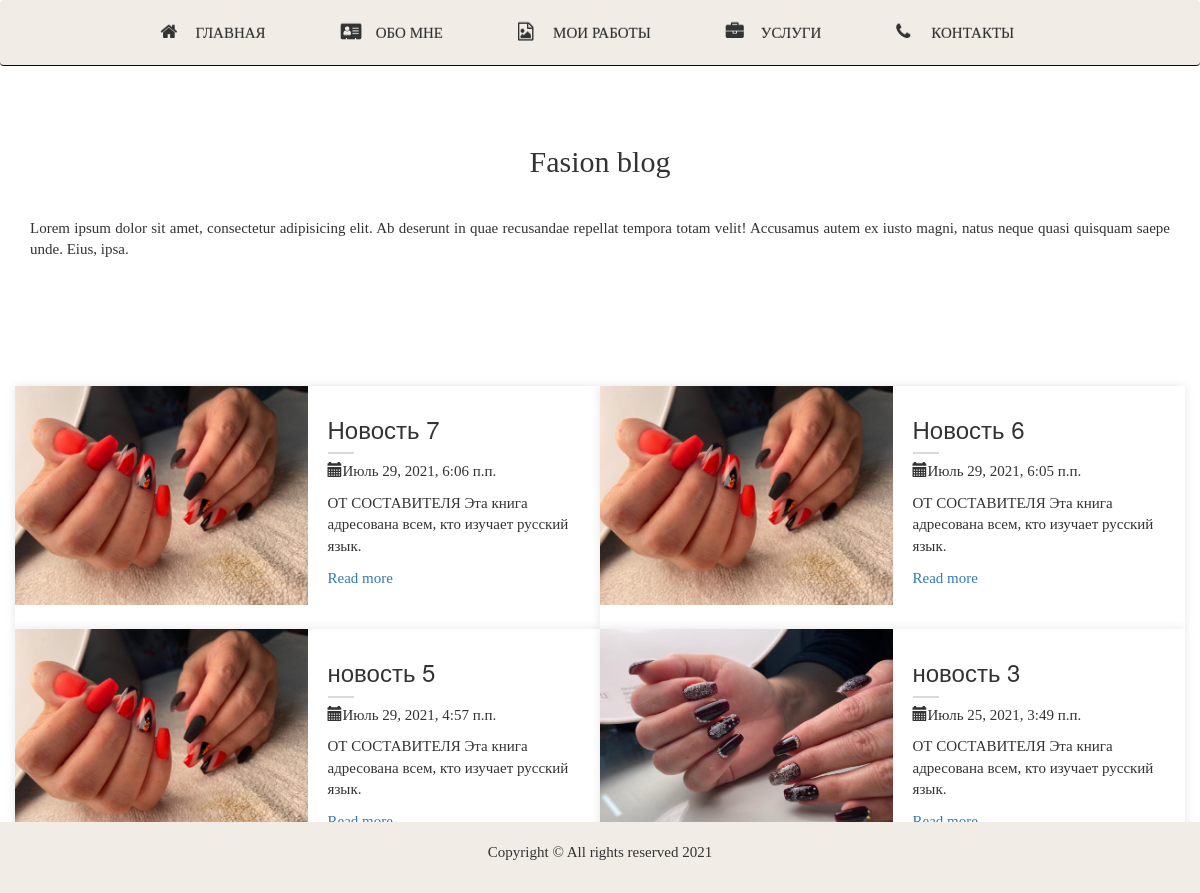
The page / on the database its author committed.
### sworkshop/models.py (models this page shows, shortened)
class News(models.Model):
    title = models.CharField(max_length=100, verbose_name='Заголовок')
    content = models.TextField(max_length=1500, blank=True, null=True, verbose_name='Описание')
    image = models.ImageField(upload_to='media/')
    link = models.CharField(max_length=1500, blank=True, null=True, verbose_name='Ссылка')
    published = models.DateTimeField(auto_now_add=True, db_index=True, verbose_name='Опубликовано')
    class Meta:
        verbose_name = ' Новости '
        verbose_name_plural = 'Новости'
        ordering = ['-published']

### sworkshop/views.py (the view)
# urls.py: path('', views.index, name='home'),
def index(request):
    news_list = News.objects.all()
    return render(request, 'sworkshop/index.html', {'news_list': news_list})

### sworkshop/templates/sworkshop/index.html (shortened to what this page needs)
{% extends 'sworkshop/layout.html'%}
{% block content %}
<div class="container">
        <div class="blog">
            <h2>Fasion blog</h2>
            <p>
                <span>Lorem ipsum dolor sit amet, consectetur adipisicing elit. Ab deserunt in quae recusandae repellat tempora totam velit! Accusamus autem ex iusto magni, natus neque quasi quisquam saepe unde. Eius, ipsa.</span>
            </p>
        </div>
        <div class="row row-margin-bottom">
            {% for news in news_list%}
            <div class="col-md-6">
                <div class="lib-panel">
                    <div class="row box-shadow">
                        <div class="col-lg-6 col-md-6 col-sm-4 col-xs-12">
                            <img class="lib-img-show" src="{{news.image.url}}">
                        </div>
                        <div class="col-md-6">
                            <div class="lib-row lib-header">
                                <h3>{{news.title}}</h3>
                                <div class="lib-header-seperator"></div>
                            </div>
                            <div class="lib-row lib-desc">
                                <p><span class="glyphicon glyphicon-calendar" aria-hidden="true"></span>{{news.published}}
                                </p>
                                <p>{{news.content}}</p>
                            </div>
                            <div class="lib-row lib-footer">
                                <a href="{{news.link}}"><span>Read more</span></a>
                            </div>
                        </div>
                    </div>
                </div>
            </div>
             {%endfor%}
        </div>
</div>
{% endblock %}

### sworkshop/templates/sworkshop/layout.html (shortened to what this page needs)
{%load static%}
<!doctype html>
<html lang="ru">
<head>
    <link rel="stylesheet" href="{%static 'sworkshop/css/font-awesome.css'%}">
    <link href="https://cdn.jsdelivr.net/npm/@fancyapps/ui/dist/fancybox.css" rel="stylesheet"/>
    <link rel="stylesheet" href="//netdna.bootstrapcdn.com/bootstrap/3.0.3/css/bootstrap.min.css">
    <link href="bootstrap-3.3.2/css/bootstrap.min.css" rel="stylesheet">
    <link href="//netdna.bootstrapcdn.com/bootstrap/3.2.0/css/bootstrap.min.css" rel="stylesheet" id="bootstrap-css">
    <link rel="stylesheet" href="fancybox/jquery.fancybox.css" type="text/css" media="screen"/>
    <link rel="stylesheet" href="{%static 'sworkshop/css/bootstrap-social.css'%}">
    <link rel="stylesheet" href="{%static 'sworkshop/css/bootstrap.css'%}">
    <link rel="stylesheet" href="//netdna.bootstrapcdn.com/bootstrap/3.0.3/css/bootstrap.min.css">
    <link rel="stylesheet" href="//netdna.bootstrapcdn.com/bootstrap/3.0.3/css/bootstrap-theme.min.css">
    <link rel="stylesheet" href="{%static 'sworkshop/css/stylesheet.css'%}">
    <link rel="stylesheet" href="fancybox/jquery.fancybox.css">
    <link rel="stylesheet" href="https://cdnjs.cloudflare.com/ajax/libs/fancybox/3.5.7/jquery.fancybox.css"
/>
    <link rel="stylesheet" href="https://cdnjs.cloudflare.com/ajax/libs/fancybox/3.5.7/jquery.fancybox.min.css"
/>
</head>
<body>
<header class="container">
    <nav class="navbar navbar-inverse navbar-fixed-top">
        <div class="container">
            <div class="collapse navbar-collapse" id="navbar-collapse">
                <ul class="nav navbar-nav">
                    <li>
                        <a href="{% url 'home'%}"><i class="fa fa-home"></i>Главная</a>
                    </li>
                    <li>
                        <a href="{% url 'about'%}"><i class="fa fa-address-card"></i>Обо мне</a>
                    </li>
                    <li>
                        <a href="{% url 'pictures'%}"><i class="fa fa-file-image-o"></i>Мои работы</a>
                    </li>
                    <li>
                        <a href="{% url 'services'%}"><i class="fa fa-briefcase"></i>Услуги</a>
                    </li>
                    <li>
                        <a href="{% url 'contacts'%}"><i class="fa fa-phone"></i>Контакты</a>
                    </li>
                </ul>
            </div>
        </div>
    </nav>
</header>
{%block content%}
{%endblock%}
<div class="container-fluid">
  <footer data-spy="affix" data-offset-bottom="0">
     <p>Copyright &copy; All rights reserved 2021</p>
  </footer>
</div>
</body>
</html>

### sworkshop/static/sworkshop/css/stylesheet.css (style rules this page uses)
p, span, i { font-family: cursive; font-size: 15px; }
header { margin-top: 20px; font-family: 'Dancing Script', cursive; }
.navbar { position: relative; min-height: 50px; margin-bottom: 20px; background: #f1ece6; border-box: none; }
.nav { padding-left: 0; margin-bottom: 0; list-style: none; background: #f1ece6; }
.nav > li { position: relative; display: block; }
.nav > li > a { position: relative; display: block; padding: 10px 15px; }
@media (min-width: 768px) { .navbar { border-radius: 4px; } }
.navbar-collapse { max-height: 340px; padding-right: 15px; padding-left: 15px; overflow-x: visible; background: #f1ece6; }
.navbar-fixed-top .navbar-collapse, .navbar-collapse { padding-right: 0; padding-left: 0; }
@media (min-width: 768px) { .container > .navbar-header, .container > .navbar-collapse { margin-right: 0; margin-left: 0; } }
.navbar-fixed-top { position: fixed; right: 0; left: 0; z-index: 1030; }
.navbar-fixed-top { top: 0; }
.navbar-nav { margin: 7.5px -15px; }
.navbar-nav > li > a { padding: 10px; line-height: 20px; }
@media (min-width: 768px) { .navbar-nav { display: block; position: relative; left: 11%; } }
@media (min-width: 768px) { .navbar-nav > li { float: left; } }
@media (min-width: 768px) { .navbar-nav > li > a { padding-top: 15px; padding-bottom: 15px; } }
.navbar-inverse .navbar-nav > li > a { color: #333333; }
.navbar-collapse> ul li a { display: block; background: #f1ece6; padding: 15px 55px 15px 55px; font-size: 15px; text-decoration: none; text-transform: uppercase; transition: all 0,3s ease; }
.navbar-collapse> ul li > a i.fa { position: absolute; left: 20px; font-size: 18px; }
.blog { margin: 125px 0; text-align: justify; }
.blog h2 { padding-bottom: 30px; font-family: cursive; text-align: center; }
.lib-panel img { width: 100%; background-color: transparent; }
.lib-panel .row, .lib-panel .col-md-6 { padding: 0; background-color: #FFFFFF; }
.lib-panel .lib-row { padding: 0 20px 0 20px; }
.lib-panel .lib-row.lib-header { background-color: #FFFFFF; font-size: 20px; padding: 10px 20px 0 20px; }
.lib-panel .lib-row.lib-header .lib-header-seperator { height: 2px; width: 26px; background-color: #d9d9d9; margin: 7px 0 7px 0; }
.lib-panel .lib-row.lib-desc { position: relative; display: block; font-size: 13px; }
.row-margin-bottom { margin-bottom: 20px; }
.box-shadow { -webkit-box-shadow: 0 0 10px 0 rgba(0,0,0,.10); box-shadow: 0 0 10px 0 rgba(0,0,0,.10); }
.affix { bottom: 0; }
footer { margin-left: -15px; padding: 20px 0; text-align: center; width: 100%; color:#333333; background-color:#f1ece6; }

### rows shown on the page
News: image (picture), title "Новость 7", published "Июль 29, 2021, 6:06 п.п.", content "ОТ СОСТАВИТЕЛЯ Эта книга адресована всем, кто изучает русский язык."
News: image (picture), title "Новость 6", published "Июль 29, 2021, 6:05 п.п.", content "ОТ СОСТАВИТЕЛЯ Эта книга адресована всем, кто изучает русский язык."
News: image (picture), title "новость 5", published "Июль 29, 2021, 4:57 п.п.", content "ОТ СОСТАВИТЕЛЯ Эта книга адресована всем, кто изучает русский язык."
News: image (picture), title "новость 3", published "Июль 25, 2021, 3:49 п.п.", content "ОТ СОСТАВИТЕЛЯ Эта книга адресована всем, кто изучает русский язык."
